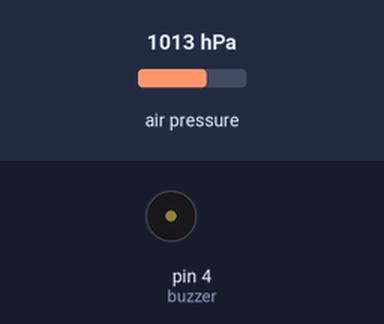
Recording of a sketch running on a simulated Arduino Uno, built with avr-gcc and run on an emulated ATmega328P. On the bench: buzzer (waves = sounding). The inputs (shaded band) are chosen by the test bench; at power-on: air pressure 1013 hPa.

Above: at 1.2 s.
1.3 s: air pressure set to 1025 hPa
At 2.8 s:
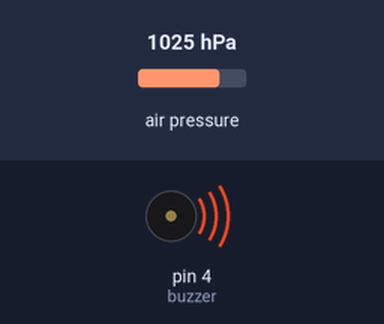
4.3 s: air pressure set to 952 hPa
At 6.9 s:
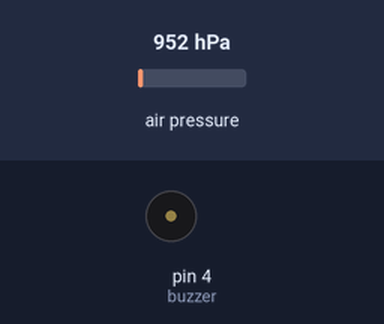
7.3 s: air pressure set to 975 hPa
At 9.02 s:
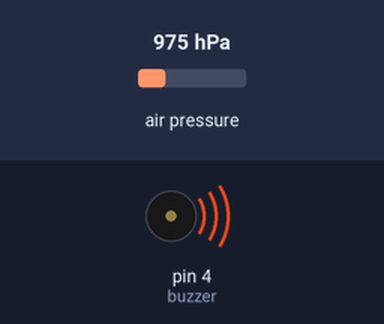
Timing chart, 0 to 10.7 s (numbered marks = the images above; inputs shaded):
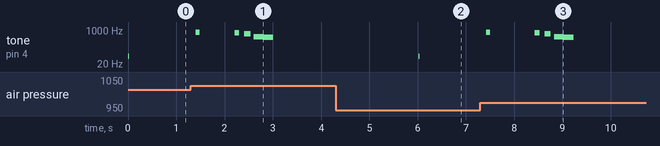

Measured:
- after the input at 1.3 s, tone on pin 4 (buzzer): plays 790 Hz for 0.08 s, 730 Hz for 0.10 s, 650 Hz for 0.13 s, 470 Hz for 0.20 s, 440 Hz for 0.20 s, starting after 0.11 s
- after the input at 4.3 s, tone on pin 4 (buzzer): silent → 50 Hz after 1.7 s, → silent 0.01 s later
- after the input at 7.3 s, tone on pin 4 (buzzer): plays 790 Hz for 0.08 s, 730 Hz for 0.10 s, 650 Hz for 0.13 s, 470 Hz for 0.20 s, 440 Hz for 0.20 s, starting after 0.12 s

The sketch:

MS5611_V2.ino
```cpp
#include <MS5611.h>
MS5611 barometer;
int buzzer = 4;
float old_vario = 0;
unsigned long old_dur = 0;
unsigned int old_freq = 0;
float old_alti = 0;

void setup() {
  pinMode(buzzer,OUTPUT);
  //Serial.begin(9600);
  barometer.begin();
}

void buzz(unsigned int _freq, unsigned long _dur){
  noTone(buzzer);
  tone(buzzer, _freq, _dur);
}

void loop() {
	float vario;

	unsigned long dur = 0;
	unsigned int freq = 0;

	float pressure = barometer.readPressure();
	float alti = barometer.getAltitude(pressure);

	vario = ((old_alti - alti) + old_vario)/2;

	old_alti = alti;
	old_vario = vario;

	if (vario>=-0.3 && vario<0.3){
		dur = 0;
		freq = 0;
	}else if (vario<-2) {
		dur = 0;
		freq = 30;
	}else if (vario<-0.8 && vario >=-2) {
		dur = 10;
		freq = 50;
	}else if (vario<-0.3 && vario >=-0.8) {
		dur = 10;
		freq = 100;
	}else if (vario >= 0.3 && vario<0.6) {
		dur = 250;
		freq = 440;
	}else if (vario >= 0.6 && vario<0.9) {
		dur = 200;
		freq = 470;
	}else if (vario >= 0.9 && vario<1.5) {
		dur = 170;
		freq = 500;
	}else if (vario >= 1.5 && vario<2.5) {
		dur = 130;
		freq = 650;
	}else if (vario >= 2.5 && vario<3.5) {
		dur = 100;
		freq = 730;
	}else if (vario >= 3.5) {
		dur = 80;
		freq = 790;
	}

	if( dur != old_dur && freq != old_freq){
		buzz(freq,dur);
	}

	old_dur = dur;
	old_freq = freq;

	delay(200);
}
```
